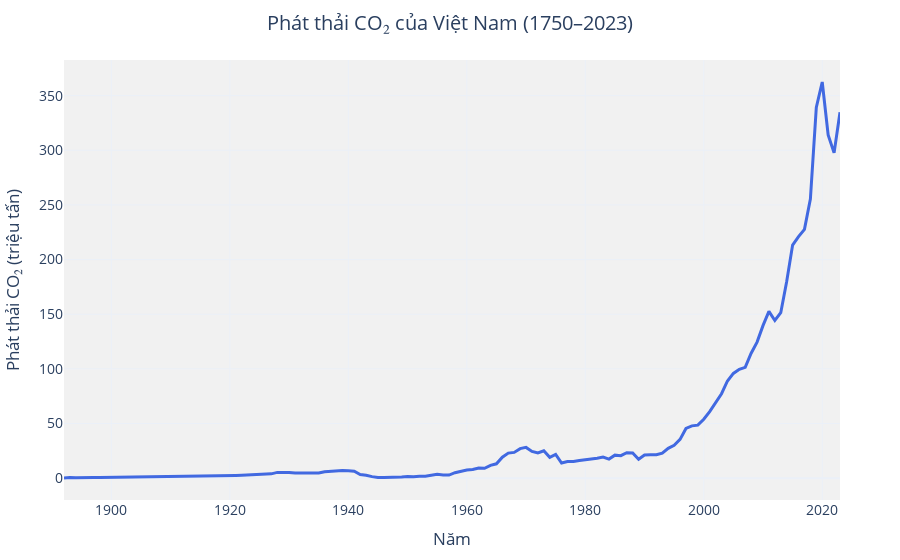

The notebook cell this image was saved under:
### Markdown cell above
1.Line Chart: Xu hướng phát thải CO₂ tại Việt Nam

### Code cell
import plotly.express as px

# Lọc dữ liệu Việt Nam
vietnam = df[df['country'] == 'Vietnam']
vietnam = vietnam[(vietnam['year'] >= 1750) & (vietnam['year'] <= 2023)]
vietnam = vietnam.dropna(subset=['co2'])

# Vẽ biểu đồ tương tác
fig = px.line(
    vietnam,
    x='year',
    y='co2',
    title='Phát thải CO₂ của Việt Nam (1750–2023)',
    labels={'year': 'Năm', 'co2': 'Phát thải CO₂ (triệu tấn)'},
    hover_data={'year': True, 'co2': ':.2f'},
    template='plotly_white'  # hoặc 'plotly_dark' nếu thích nền tối
)

# Tùy chỉnh hiển thị
fig.update_traces(line=dict(color='royalblue', width=3))
fig.update_layout(
    hovermode='x unified',
    font=dict(size=14),
    title_x=0.5,
    plot_bgcolor='rgba(240,240,240,0.9)',  # nền nhẹ
    margin=dict(l=60, r=60, t=60, b=60)
)

# Hiển thị
fig.show()

### Figure 1 — Plotly figure (JSON) as saved in the notebook; plotly's stock layout.template omitted (floating-point values rounded to 4 significant figures; data arrays with more than 128 entries replaced by an {"elided": "..."} marker saying what was removed)
{"data": [{"hovertemplate": "Năm=%{x}<br>Phát thải CO₂ (triệu tấn)=%{y:.2f}<extra></extra>", "legendgroup": "", "line": {"color": "royalblue", "dash": "solid", "width": 3}, "marker": {"symbol": "circle"}, "mode": "lines", "name": "", "orientation": "v", "showlegend": false, "type": "scatter", "x": {"elided": "132 int values"}, "xaxis": "x", "y": {"elided": "132 float values"}, "yaxis": "y"}], "layout": {"font": {"size": 14}, "hovermode": "x unified", "legend": {"tracegroupgap": 0}, "margin": {"b": 60, "l": 60, "r": 60, "t": 60}, "plot_bgcolor": "rgba(240,240,240,0.9)", "title": {"text": "Phát thải CO₂ của Việt Nam (1750–2023)", "x": 0.5}, "xaxis": {"anchor": "y", "domain": [0, 1], "title": {"text": "Năm"}}, "yaxis": {"anchor": "x", "domain": [0, 1], "title": {"text": "Phát thải CO₂ (triệu tấn)"}}}}
